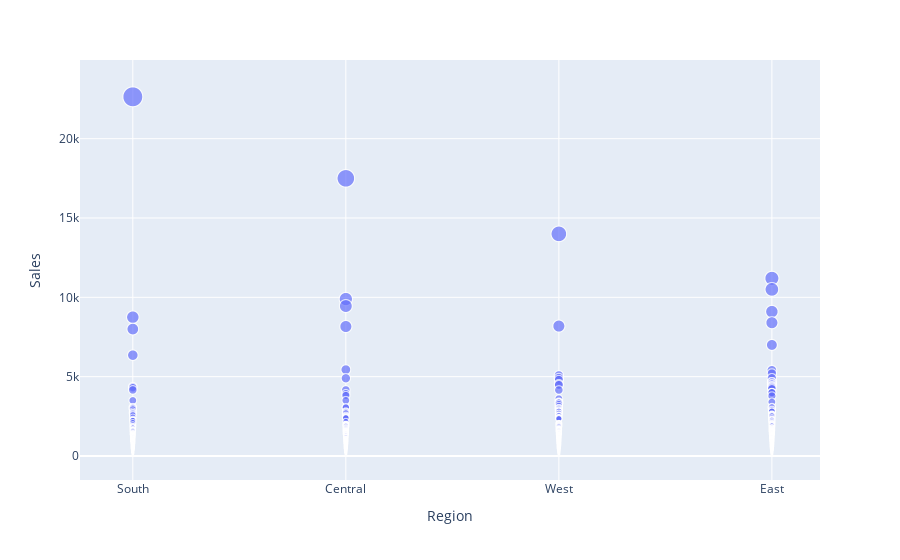

Source (notebook cell):
### Markdown cell above
HERE ARE OUTLIERS OBSERVED IN OUR DATA. NOW OUR DATA IS CLEAN.

### Code cell
#Scatter Plot BEFORE Removing Outliers
px.scatter(dt,x='Region',y='Sales',size='Sales')

### Figure 1 — Plotly figure (JSON) as saved in the notebook; plotly's stock layout.template omitted (floating-point values rounded to 4 significant figures; data arrays with more than 128 entries replaced by an {"elided": "..."} marker saying what was removed)
{"data": [{"hovertemplate": "Region=%{x}<br>Sales=%{marker.size}<extra></extra>", "legendgroup": "", "marker": {"color": "#636efa", "size": {"elided": "9994 float values"}, "sizemode": "area", "sizeref": 56.6, "symbol": "circle"}, "mode": "markers", "name": "", "showlegend": false, "type": "scattergl", "x": {"elided": "9994 str values"}, "xaxis": "x", "y": {"elided": "9994 float values"}, "yaxis": "y"}], "layout": {"legend": {"itemsizing": "constant", "tracegroupgap": 0}, "margin": {"t": 60}, "xaxis": {"anchor": "y", "domain": [0, 1], "title": {"text": "Region"}}, "yaxis": {"anchor": "x", "domain": [0, 1], "title": {"text": "Sales"}}}}
